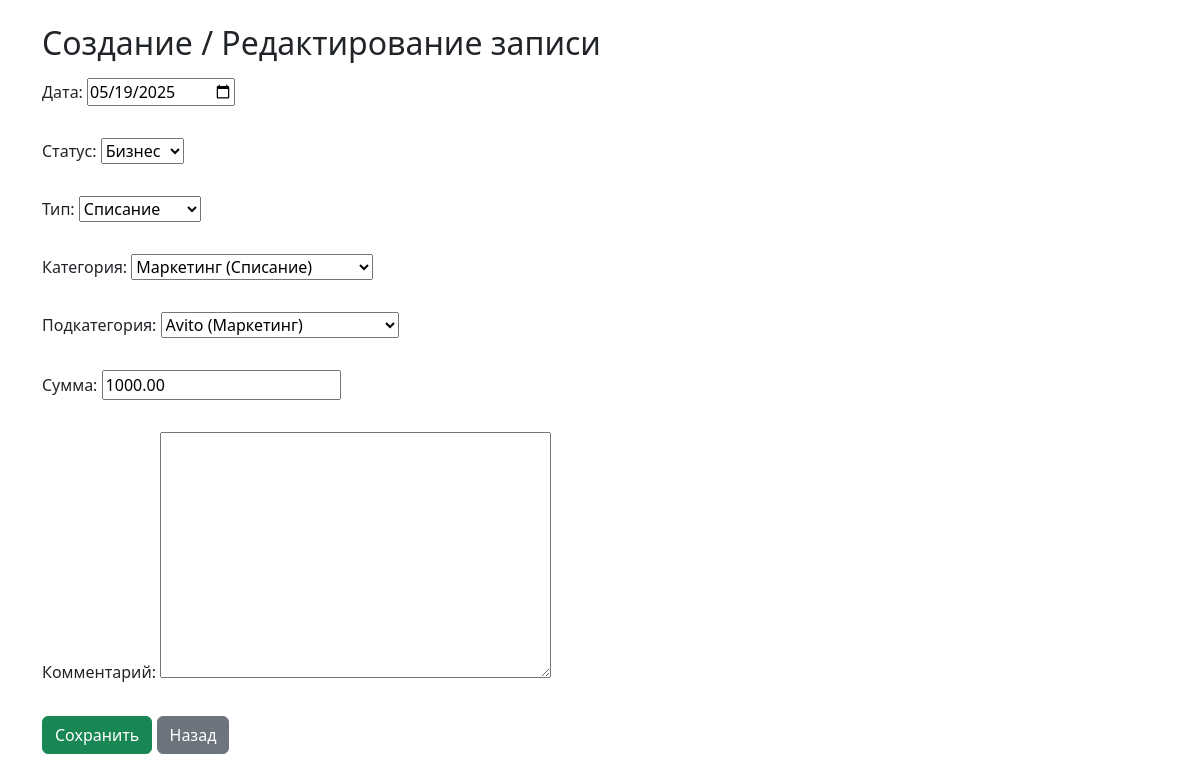
Page /edit/2/ on the committed database.
### dds/models.py (models this page shows, shortened)
class CashFlow(models.Model):
    date = models.DateField(verbose_name="Дата")
    status = models.ForeignKey(Status, on_delete=models.PROTECT, verbose_name="Статус")
    type = models.ForeignKey(Type, on_delete=models.PROTECT, verbose_name="Тип")
    category = models.ForeignKey(Category, on_delete=models.PROTECT, verbose_name="Категория")
    subcategory = models.ForeignKey(Subcategory, on_delete=models.PROTECT, verbose_name="Подкатегория")
    amount = models.DecimalField(max_digits=12, decimal_places=2, verbose_name="Сумма")
    comment = models.TextField(blank=True, verbose_name="Комментарий")

class Category(models.Model):
    name = models.CharField(max_length=100)
    type = models.ForeignKey(Type, on_delete=models.CASCADE, related_name='categories')
    def __str__(self):
        return f"{self.name} ({self.type.name})"

### dds/views.py (the view)
# urls.py: path("edit/<int:pk>/", views.edit_record, name="edit_record"),
def edit_record(request, pk):
    record = get_object_or_404(CashFlow, pk=pk)
    if request.method == "POST":
        form = CashFlowForm(request.POST, instance=record)
        if form.is_valid():
            form.save()
            return redirect("index")
    else:
        form = CashFlowForm(instance=record)
    return render(request, "dds/form.html", {"form": form})

### dds/forms.py (shortened to what this page needs)
class CashFlowForm(forms.ModelForm):
    date = forms.DateField(
        initial=date.today,
        required=False,
        widget=forms.DateInput(attrs={'type': 'date'}),
        label="Дата"
    )
    class Meta:
        model = CashFlow
        fields = '__all__'
    def __init__(self, *args, **kwargs):
        super().__init__(*args, **kwargs)
        self.fields['type'].required = True
        self.fields['category'].required = True
        self.fields['subcategory'].required = True
        self.fields['amount'].required = True
        self.fields['type'].widget.attrs['required'] = True
        self.fields['category'].widget.attrs['required'] = True
        self.fields['subcategory'].widget.attrs['required'] = True
        self.fields['amount'].widget.attrs['required'] = True

### dds/models.py (called while the page is built)
    def __str__(self):
        return self.name

    def __str__(self):
        return self.name

    def __str__(self):
        return f"{self.name} ({self.category.name})"

### dds/templates/dds/form.html (shortened to what this page needs)
<!DOCTYPE html>
<html lang="ru">
<head>
    <link href="https://cdn.jsdelivr.net/npm/bootstrap@5.3.0/dist/css/bootstrap.min.css" rel="stylesheet">
</head>
<body class="container mt-4">
    <h2 class="mb-3">Создание / Редактирование записи</h2>
    <form method="post" class="row g-3">
        {{ form.as_p }}
        <div class="col-12">
            <button type="submit" class="btn btn-success">Сохранить</button>
            <a href="{% url 'index' %}" class="btn btn-secondary">Назад</a>
        </div>
    </form>
</body>
</html>

### rows in the picture
CashFlow: date "05/19/2025", status "Бизнес", category "Маркетинг (Списание)", subcategory "Avito (Маркетинг)", amount "1000.00"
Category: type "Списание"
